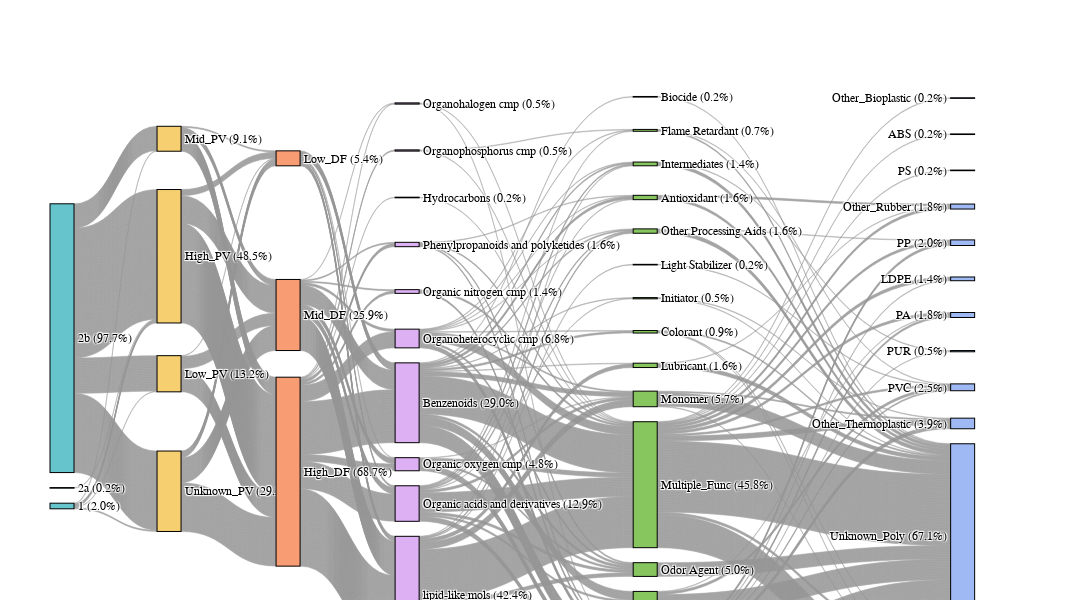

Notebook cell for this chart:
### Code cell
import pandas as pd
import plotly.graph_objects as go
from plotly.colors import qualitative

# ——— LOAD & CLEAN ———
data = level2copy.copy()

cols = [
    "annotation_level",
    "Production_label",
    "detection_frequency_label",
    "Superclass",
    "Function_label",
    "Polymer_label"
]

# Fill downstream missing with “Unknown”
for c in cols[2:]:
    data[c] = data[c].fillna("Unknown")

# Strip & stringize
for c in cols:
    data[c] = data[c].astype(str).str.strip()

# ——— BUILD UNIQUE NODE KEYS ———
node_keys = []
for col in cols:
    for val in dict.fromkeys(data[col]):
        node_keys.append((col, val))

counts = {}
for col, val in node_keys:
    counts[(col, val)] = (data[col] == val).sum()

# nodes    = list(counts.keys())
# labels   = [val for col, val in nodes]
# node_map = { (col,val): idx for idx,(col,val) in enumerate(nodes) }
# counts per (col,val)

# total rows
total = len(data)

nodes    = list(dict.fromkeys(node_keys))
labels   = [
    f"{val} ({counts[(col,val)]/total*100:.1f}%)"
    for col,val in nodes
]
node_map = { (col,val): idx for idx,(col,val) in enumerate(nodes) }

# ——— CUSTOM X POSITIONS ———
# We want a bigger gap after Superclass (index 2)
# You can tweak these 6 numbers (all between 0 and 1)
x_pos = {
    0: 0.00,   # annotation_level
    1: 0.12,   # detection_frequency_label
    2: 0.24,   # Superclass
    3: 0.36,   # Production_label  <-- moved right for extra breathing room
    4: 0.60,   # Function_label
    5: 0.92   # Polymer_label
}

# ——— POSITION NODES ———
n_cols = len(cols)
palette = qualitative.Pastel[:n_cols]

nodes_by_col = {i: [] for i in range(n_cols)}
for (col, val) in nodes:
    idx = cols.index(col)
    nodes_by_col[idx].append((col, val))

node_x, node_y, node_color = [], [], []
for idx in range(n_cols):
    group = nodes_by_col[idx]
    m     = len(group)
    for j, (col, val) in enumerate(group):
        node_x.append(x_pos[idx])
        # evenly space vertically
        node_y.append(1 - (j + 0.5) / m)
        node_color.append(palette[idx])

# ——— BUILD LINKS ———
sources, targets, values = [], [], []
for _, row in data.iterrows():
    seq = [(col, row[col]) for col in cols]
    for a, b in zip(seq, seq[1:]):
        sources.append(node_map[a])
        targets.append(node_map[b])
        values.append(1)

# ——— PLOT ———
fig = go.Figure(go.Sankey(
    # arrangement="freeform",
    arrangement = 'snap',
    node=dict(
        x=node_x,
        y=node_y,
        pad=15,
        thickness=24,
        line=dict(color="black", width=1),
        label=labels,
        color=node_color,
        align='left'
    ),
    link=dict(
        source=sources,
        target=targets,
        value=values,
        color="rgba(150,150,150,0.4)"
    )
))

fig.update_layout(
    font=dict(family='Arial Black', size=12, color='black'),
    margin=dict(l=50, r=50, t=80, b=50),
    width=1400,   # increase total width if you need more room
    height=600
)

fig.show()

### Figure 1 — Plotly figure (JSON) as saved in the notebook; plotly's stock layout.template omitted (floating-point values rounded to 4 significant figures; data arrays with more than 128 entries replaced by an {"elided": "..."} marker saying what was removed)
{"data": [{"arrangement": "snap", "link": {"color": "rgba(150,150,150,0.4)", "source": {"elided": "2205 int values"}, "target": {"elided": "2205 int values"}, "value": {"elided": "2205 int values"}}, "node": {"align": "left", "color": ["rgb(102, 197, 204)", "rgb(102, 197, 204)", "rgb(102, 197, 204)", "rgb(246, 207, 113)", "rgb(246, 207, 113)", "rgb(246, 207, 113)", "rgb(246, 207, 113)", "rgb(248, 156, 116)", "rgb(248, 156, 116)", "rgb(248, 156, 116)", "rgb(220, 176, 242)", "rgb(220, 176, 242)", "rgb(220, 176, 242)", "rgb(220, 176, 242)", "rgb(220, 176, 242)", "rgb(220, 176, 242)", "rgb(220, 176, 242)", "rgb(220, 176, 242)", "rgb(220, 176, 242)", "rgb(220, 176, 242)", "rgb(135, 197, 95)", "rgb(135, 197, 95)", "rgb(135, 197, 95)", "rgb(135, 197, 95)", "rgb(135, 197, 95)", "rgb(135, 197, 95)", "rgb(135, 197, 95)", "rgb(135, 197, 95)", "rgb(135, 197, 95)", "rgb(135, 197, 95)", "rgb(135, 197, 95)", "rgb(135, 197, 95)", "rgb(135, 197, 95)", "rgb(135, 197, 95)", "rgb(158, 185, 243)", "rgb(158, 185, 243)", "rgb(158, 185, 243)", "rgb(158, 185, 243)", "rgb(158, 185, 243)", "rgb(158, 185, 243)", "rgb(158, 185, 243)", "rgb(158, 185, 243)", "rgb(158, 185, 243)", "rgb(158, 185, 243)", "rgb(158, 185, 243)", "rgb(158, 185, 243)", "rgb(158, 185, 243)"], "label": ["2b (97.7%)", "2a (0.2%)", "1 (2.0%)", "Unknown_PV (29.3%)", "Low_PV (13.2%)", "High_PV (48.5%)", "Mid_PV (9.1%)", "High_DF (68.7%)", "Mid_DF (25.9%)", "Low_DF (5.4%)", "lipid-like mols (42.4%)", "Organic acids and derivatives (12.9%)", "Organic oxygen cmp (4.8%)", "Benzenoids (29.0%)", "Organoheterocyclic cmp (6.8%)", "Organic nitrogen cmp (1.4%)", "Phenylpropanoids and polyketides (1.6%)", "Hydrocarbons (0.2%)", "Organophosphorus cmp (0.5%)", "Organohalogen cmp (0.5%)", "Unknown_Func (24.0%)", "Plasticizer (10.9%)", "Multiple_Func (45.8%)", "Odor Agent (5.0%)", "Monomer (5.7%)", "Lubricant (1.6%)", "Colorant (0.9%)", "Initiator (0.5%)", "Light Stabilizer (0.2%)", "Other Processing Aids (1.6%)", "Antioxidant (1.6%)", "Intermediates (1.4%)", "Flame Retardant (0.7%)", "Biocide (0.2%)", "Unknown_Poly (67.1%)", "Mltiple_Poly (16.6%)", "PET (1.8%)", "Other_Thermoplastic (3.9%)", "PVC (2.5%)", "PUR (0.5%)", "PA (1.8%)", "LDPE (1.4%)", "PP (2.0%)", "Other_Rubber (1.8%)", "PS (0.2%)", "ABS (0.2%)", "Other_Bioplastic (0.2%)"], "line": {"color": "black", "width": 1}, "pad": 15, "thickness": 24, "x": [0, 0, 0, 0.12, 0.12, 0.12, 0.12, 0.24, 0.24, 0.24, 0.36, 0.36, 0.36, 0.36, 0.36, 0.36, 0.36, 0.36, 0.36, 0.36, 0.6, 0.6, 0.6, 0.6, 0.6, 0.6, 0.6, 0.6, 0.6, 0.6, 0.6, 0.6, 0.6, 0.6, 0.92, 0.92, 0.92, 0.92, 0.92, 0.92, 0.92, 0.92, 0.92, 0.92, 0.92, 0.92, 0.92], "y": [0.8333, 0.5, 0.1667, 0.875, 0.625, 0.375, 0.125, 0.8333, 0.5, 0.1667, 0.95, 0.85, 0.75, 0.65, 0.55, 0.45, 0.35, 0.25, 0.15, 0.05, 0.9643, 0.8929, 0.8214, 0.75, 0.6786, 0.6071, 0.5357, 0.4643, 0.3929, 0.3214, 0.25, 0.1786, 0.1071, 0.03571, 0.9615, 0.8846, 0.8077, 0.7308, 0.6538, 0.5769, 0.5, 0.4231, 0.3462, 0.2692, 0.1923, 0.1154, 0.03846]}, "type": "sankey"}], "layout": {"font": {"color": "black", "family": "Arial Black", "size": 12}, "height": 600, "margin": {"b": 50, "l": 50, "r": 50, "t": 80}, "width": 1400}}
